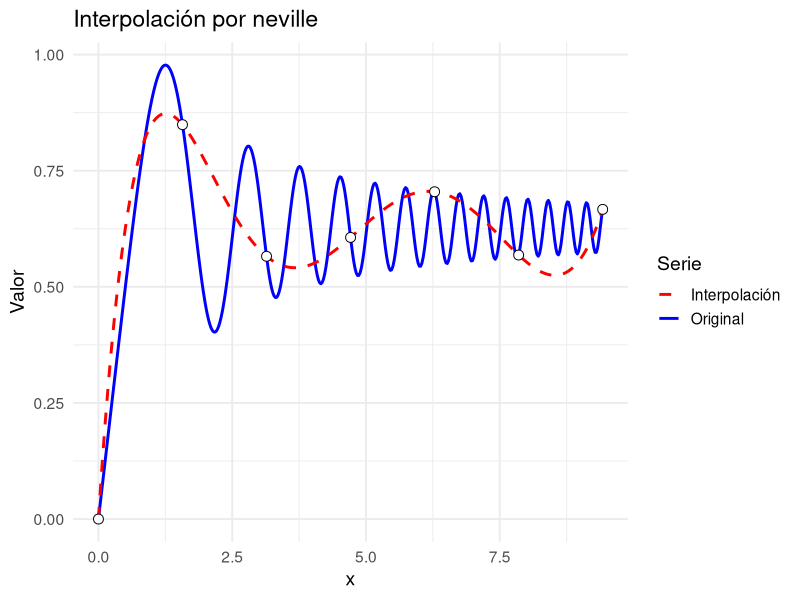
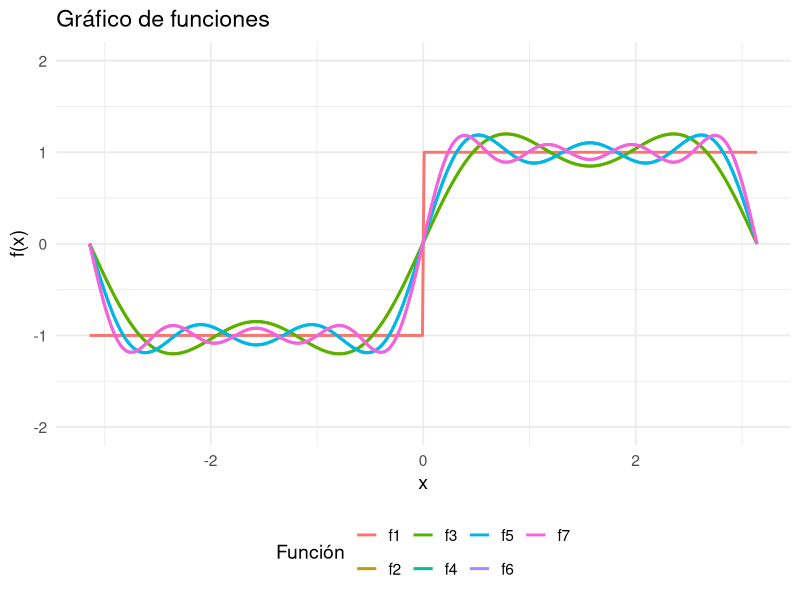

The R script that drew these images, in order:
## ---- chunk 1
#| code-fold: true

Der2Puntos <- function(f, x_0, h) {
  return((f(x_0 + h) - f(x_0)) / h)
}

Der3PuntosA <- function(f, x_0, h) {
  return(((-3 / 2) * f(x_0) + 2 * f(x_0 + h) - (1 / 2) * f(x_0 + 2 * h)) /
           h)
}

Der3PuntosB <- function(f, x_0, h){
  return(((-1/2)*f(x_0 - h) + (1/2)*f(x_0 + h))/h)
}

Der5PuntosA <- function(f, x_0, h){
  return(( (-25/12)*f(x_0) + 4*f(x_0 + h) - 3*f(x_0 + 2*h) +
             (4/3)*f(x_0 + 3*h) - (1/4)*f(x_0 + 4*h) ) / h)
}

Der5PuntosB <- function(f, x_0, h){
  return(( f(x_0 - 2*h) - 8*f(x_0 - h) + 8*f(x_0 + h) - f(x_0 + 2*h) ) / (12*h))
}
## ---- chunk 2
#| code-fold: true

f <- function(x) (x^3)*exp(x^2) - sin(x)
df <- function(x) 3*(x^2)*exp(x^2) + 2*(x^4)*exp(x^2)-cos(x)
x <- 2.19
h1 <- 0.01
h2 <- 0.001

print("f'(2.19) con dos puntos")
Der2Puntos(f, x, h1)
Der2Puntos(f, x, h2)
df(x)

print("f'(2.19) con tres puntos")
Der3PuntosA(f, x, h1)
Der3PuntosA(f, x, h2)
Der3PuntosB(f, x, h1)
Der3PuntosB(f, x, h2)

print("f'(2.19) con 5 puntos")
Der5PuntosA(f, x, h1)
Der5PuntosA(f, x, h2)
Der5PuntosB(f, x, h1)
Der5PuntosB(f, x, h2)

## ---- chunk 3
#| code-fold: true

Richardson <- function(N, x0, h, n){
  Q <- matrix(NA_real_, nrow = n, ncol = n)
  for (i in 1:n) {
    Q[i,1] <- N(x0, h/(2^(i - 1)))
  }
  for (i in 2:n) {
    for (j in 2:i) {
      Q[i,j] <- (4^(j-1)*Q[i,j-1] - Q[i-1,j-1])/(4^(j-1)-1)
    }
  }
  return(Q[n,n])
}
## ---- chunk 4
#| code-fold: true

formula <- function(f, d2f, d3f, x0, h){
  return((f(x0+h)-f(x0))/h - (h/2)*d2f(x0) - (h^2/2)*d3f(x0))
}

f <- function(x) (x^3)*exp(x^2) - sin(x)
df <- function(x) 3*(x^2)*exp(x^2) + 2*(x^4)*exp(x^2)-cos(x)
d2f <- function(x) 6*x*exp(x^2) + 14*x^3*exp(x^2)+4*x^5*exp(x^2)+sin(x)
d3f <- function(x) 6*exp(x^2)+54*x^2*exp(x^2)+48*x^4*exp(x^2)+8*x^6*exp(x^2)+cos(x)

Richardson(function(x, h) formula(f, d2f, d3f, x, h), 2.19, 0.01, 2)
Richardson(function(x, h) formula(f, d2f, d3f, x, h), 2.19, 0.001, 2)

## ---- chunk 5
#| code-fold: true

Trapecio <- function(f, a, b){
  return((b-a)*(f(a) + f(b))/2)
}

Simpson <- function(f, a, b){
  return(((b-a)/6)*(f(a) + 4*f((a+b)/2)+f(b)))
}

SimpsonCompuesto <- function(f, a, b, m){
  h <- (b-a)/(2 * m)
  xi0 <- f(a)+f(b)
  xi1 <- 0 #suma de nodos impares
  xi2 <- 0 #suma de nodos pares
  for(j in 1:(2 * m - 1)){
    x <- a+j*h
    if(j%%2 == 0){
      xi2 <- xi2 + f(x)
    } else{
      xi1 <- xi1 + f(x)
    }
  }
  return((h/3)*(xi0 + 2*xi2 + 4*xi1))
}

Romberg <- function(f, a, b, n){
  Q <- matrix(NA_real_, nrow = n, ncol = n)
  h <- b-a
  Q[1,1] <- (h/2)*(f(a) + f(b))
  for (i in 2:n){
    suma <- 0
    for (k in 1:(2^(i-2))){
      suma <- suma + f(a + (k - 1/2)*h)
    }
    Q[i,1] <- 0.5*(Q[i-1,1] + h*suma)
    h <- h/2
  }
  
  for (i in 2:n) {
    for (j in 2:i) {
      Q[i,j] <- (4^(j-1)*Q[i,j-1] - Q[i-1,j-1])/(4^(j-1)-1)
    }
  }
  return(Q[n,n])
}

IntegralDobleSCT <- function(f, g1, g2, a, b, n, m){
  h <- (b-a)/(2*n)
  xi0 <- 0 # inicial + final
  xi1 <- 0 # impares
  xi2 <- 0 # pares
  for (i in 0:(2*n)) {
    xw <- a + i*h
    yi <- SimpsonCompuesto(function(y) f(xw, y), g1(xw), g2(xw), m)
    if(i == 0 || i == 2*n){
      xi0 <- xi0 + yi
    } else if(i %% 2 == 0){
      xi2 <- xi2 + yi
    } else {
      xi1 <- xi1 + yi
    }
  }
  return((h/3)*(xi0+4*xi1+2*xi2))
}
## ---- chunk 6
#| code-fold: true

integral_real <- integrate(function(x) 8 + 5*sin(x), 0, pi)$value
integral_estimada <- SimpsonCompuesto(function(x) 8 + 5*sin(x), 0, pi, 8)
abs(integral_real- integral_estimada)
## ---- chunk 7
#| code-fold: true

integral_real <- integrate(function(x) 8 + 5*sin(x), 0, pi)$value
integral_estimada <- SimpsonCompuesto(function(x) 8 + 5*sin(x), 0, pi, 7)
abs(integral_real- integral_estimada)
## ---- chunk 8
#| code-fold: true

root_safe <- function(x) pmax(0, 32 - 7*x^2)

volumen_estimado <- IntegralDobleSCT(function(x, y) 4 - x^2 - 2*y^2 - x*y, function(x) { (-x - sqrt(root_safe(x)))/4 }, function(x) { (-x + sqrt(root_safe(x)))/4 }, -4*sqrt(2)/sqrt(7), 4*sqrt(2)/sqrt(7), 100, 100)
volumen_estimado
## ---- chunk 9
#| code-fold: true

## Integrando: (4 - x^2 - 2y^2 - x*y)
f <- function(x, y) 4 - x^2 - 2*y^2 - x*y

## Límites en x como funciones de y
x_lower <- function(y) (-y - sqrt(16 - 7*y^2)) / 2
x_upper <- function(y) (-y + sqrt(16 - 7*y^2)) / 2

## Borde en y
y_min <- -4 / sqrt(7)
y_max <-  4 / sqrt(7)

## Integral interior en x, para un y dado
inner_x <- function(y) {
  ## Si y está fuera del dominio por redondeo numérico, devuelve 0
  if (7*y^2 > 16) return(0)
  integrate(function(x) f(x, y),
            lower = x_lower(y), upper = x_upper(y),
            rel.tol = 1e-10, abs.tol = 0)$value
}

## Integral exterior en y
V_dxdy <- integrate(function(y) Vectorize(inner_x)(y),
                    lower = y_min, upper = y_max,
                    rel.tol = 1e-9, abs.tol = 0)

V_dxdy$value

## ---- chunk 10
#| code-fold: true

TrapecioExtendido <- function(f, a, b, n){
  h <- (b-a)/n
  suma <- 0
  for(i in 1:(n-1)){
    suma <- suma + f(a + i*h)
  }
  
  return((h/2)*(f(a) + f(b) + 2*suma))
}
## ---- chunk 11
#| code-fold: true

f <- function(x){
  if(0 <= x & x <= 2){
    return(x^3 + 1)
  } else if(2 < x & x <= 6){
    return(2*x + 5)
  } else{
    return(NULL)
  }
}
## ---- chunk 12
#| code-fold: true

tr <- TrapecioExtendido(f, 0, 6, 10)
tr
## ---- chunk 13
#| code-fold: true

si <- SimpsonCompuesto(f, 0, 6, 10)
si
## ---- chunk 14
#| code-fold: true

valor_real <- integrate(function(x) x^3 + 1, 0, 2)$value + integrate(function(x) 2*x + 5, 2, 6)$value
valor_real
## ---- chunk 15
#| code-fold: true

abs(tr - valor_real)
## ---- chunk 16
#| code-fold: true

abs(si - valor_real)
## ---- chunk 17
#| code-fold: true
# Regla del Trapecio Extendida para integrales dobles tipo I
trapecio_doble <- function(f, a, b, c, d, nx, ny) {
  hx <- (b - a) / nx
  hy <- (d - c) / ny
  suma <- 0

  for (i in 0:nx) {
    x <- a + i * hx
    for (j in 0:ny) {
      y <- c + j * hy
      peso <- 1

      if (i == 0 || i == nx) peso <- peso / 2
      if (j == 0 || j == ny) peso <- peso / 2

      suma <- suma + peso * f(x, y)
    }
  }

  I <- hx * hy * suma
  return(I)
}
## ---- chunk 18
# Ejemplo de uso:
f <- function(x, y) x^2 + y^2  # función ejemplo
resultado <- trapecio_doble(f, 0, 1, 0, 1, nx = 10, ny = 10)
cat("Aproximación de la integral doble:", resultado, "\n")
## ---- chunk 19
#| code-fold: true
#| warning: false
library(tidyverse)

neville <- function(nodos, valores, x) {
  stopifnot(is.numeric(nodos),
            is.numeric(valores),
            length(nodos) == length(valores))
  n <- length(nodos)
  Q <- matrix(NA_real_, nrow = n, ncol = n)
  
  # Columna inicial con valores de Y
  Q[, 1] <-  valores
  
  # Construccion de la tabla de Neville
  for (i in 2:n) {
    for (j in 2:i) {
      numerador <- ((x - nodos[i - j + 1]) * Q[i, j - 1] - (x - nodos[i]) * Q[i -
                                                                                1, j - 1])
      denominador <- nodos[i] - nodos[i - j + 1]
      Q[i, j] <-  numerador / denominador
    }
  }
  return(list(valor = Q[n, n], tabla = Q))
}

graficar.polinomio <- function(nodos,
                               a,
                               b,
                               metodo,
                               f = NULL,
                               valores = NULL,
                               df = NULL,
                               derivadas.clamped = NULL) {
  stopifnot(is.numeric(nodos), length(nodos) >= 2)
  # Validación: exactamente uno de f o valores
  if (is.null(f) == is.null(valores)) {
    stop("Debe proveer exactamente uno: 'f' (función) o 'valores' (numérico).")
  }
  # Obtener valores en nodos según el caso
  if (!is.null(f)) {
    stopifnot(is.function(f))
    valores_nodos <- f(nodos)
  } else {
    stopifnot(is.numeric(valores), length(valores) == length(nodos))
    valores_nodos <- valores
  }
  
  # Derivadas (opcional). Acepta función o vector numérico.
  derivadas_nodos <- NULL
  if (!is.null(df)) {
    if (is.function(df)) {
      derivadas_nodos <- df(nodos)
    } else if (is.numeric(df)) {
      stopifnot(length(df) == length(nodos))
      derivadas_nodos <- df
    } else {
      stop("`df` debe ser función o vector numérico de derivadas en los nodos.")
    }
  }
  
  # Wrapper vectorizado para el método (con o sin derivadas)
  if (!is.null(derivadas_nodos)) {
    H <- function(x)
      vapply(x, function(xx)
        metodo(nodos, valores_nodos, derivadas_nodos, xx)$valor, numeric(1))
  } else {
    if(is.null(derivadas.clamped)){
      H <- function(x)
        vapply(x, function(xx)
          metodo(nodos, valores_nodos, xx)$valor, numeric(1))
    } else{
      H <- function(x)
        vapply(x, function(xx)
          spline.sujeto(nodos, valores_nodos, derivadas.clamped, xx)$valor, numeric(1))
    }
  }
  
  # Malla y data frames
  xi <- seq(a, b, length.out = 400)
  df_plot <- data.frame(x  = xi,
                        Hx = H(xi),
                        fx = if (!is.null(f))
                          f(xi)
                        else
                          NA_real_)
  df_nodos <- data.frame(x = nodos, y = valores_nodos)
  
  # Gráfico: con f (dos curvas) o solo interpolación
  p <- ggplot(df_plot, aes(x = x))
  if (!is.null(f)) {
    p <- p +
      geom_line(aes(y = fx, color = "Original"), linewidth = 1) +
      geom_line(aes(y = Hx, color = "Interpolación"),
                linewidth = 1,
                linetype = "dashed") +
      scale_color_manual(values = c(
        "Original" = "blue",
        "Interpolación" = "red"
      ))
  } else {
    p <- p +
      geom_line(aes(y = Hx, color = "Interpolación"), linewidth = 1) +
      scale_color_manual(values = c("Interpolación" = "red"))
  }
  p +
    geom_point(
      data = df_nodos,
      aes(x = x, y = y),
      shape = 21,
      size = 3,
      fill = "white"
    ) +
    labs(title = paste0("Interpolación por ", deparse(substitute(metodo))), y = "Valor", color = "Serie") +
    theme_minimal(base_size = 14)
}
## ---- chunk 20
#| code-fold: true
nodos <- c(0, pi/2, pi, 3*pi/2, 2*pi, 5*pi/2, 3*pi)
imagenes <- numeric(6)
for (i in 1:7) {
  imagenes[i] <- integrate(function(x) cos(x^2), 0, nodos[i])$value
}

f_scalar <- function(x) integrate(function(y) cos(y^2), lower = 0, upper = x)$value
f <- Vectorize(f_scalar)

graficar.polinomio(nodos, 0, 3*pi, neville, f = f)

## ---- chunk 21
#| code-fold: true

coef.fourier <- function(f, k, tipo = "coseno") {

  integrando <- switch(
    tipo,
    "constante" = function(x) f(x),
    "coseno"    = function(x) f(x) * cos(k * x),
    "seno"      = function(x) f(x) * sin(k * x),
    stop("El parámetro 'tipo' debe ser 'constante', 'coseno' o 'seno'.")
  )
  
  # Cálculo del coeficiente según el tipo
  if (tipo == "constante") {
    return((1 / (2 * pi)) * SimpsonCompuesto(integrando, -pi, pi, 200))
  } else {
    return((1 / pi) * SimpsonCompuesto(integrando, -pi, pi, 200))
  }
}
## ---- chunk 22
#| code-fold: true

serie.fourier <- function(f, n, x) {
  a0 <- coef.fourier(f, 0, tipo = "constante")
  suma <- a0
  for (k in 1:n) {
    a_k <- coef.fourier(f, k, tipo = "coseno")
    b_k <- coef.fourier(f, k, tipo = "seno")
    suma <- suma + a_k * cos(k * x) + b_k * sin(k * x)
  }
  return(suma)
}
## ---- chunk 23
#| include: false
graficar <- function(funciones, a, b, c = NULL, d = NULL, n = 400,
                     nombres = NULL, titulo = "Gráfico de funciones") {
  # Verificaciones básicas
  stopifnot(is.numeric(a), is.numeric(b), a < b)
  
  # Si se pasa solo una función, la convertimos en lista
  if (is.function(funciones)) {
    funciones <- list(funciones)
  }
  
  # Si no se dan nombres, los generamos automáticamente
  if (is.null(nombres)) {
    nombres <- paste0("f", seq_along(funciones))
  } else if (length(nombres) != length(funciones)) {
    stop("El número de nombres debe coincidir con el número de funciones.")
  }
  
  # Crear secuencia de puntos
  x <- seq(a, b, length.out = n)
  
  # Evaluar cada función y combinar en un solo data frame
  lista_datos <- lapply(seq_along(funciones), function(i) {
    y <- tryCatch(funciones[[i]](x),
                  error = function(e) rep(NA, length(x)))
    data.frame(x = x, y = y, funcion = nombres[i])
  })
  
  datos <- do.call(rbind, lista_datos)
  
  # Crear el gráfico base
  p <- ggplot(datos, aes(x = x, y = y, color = funcion)) +
    geom_line(linewidth = 1) +
    labs(
      title = titulo,
      x = "x",
      y = "f(x)",
      color = "Función"
    ) +
    theme_minimal(base_size = 14) +
    theme(legend.position = "bottom")
  
  # Aplicar límites del eje Y si se proporcionan
  if (!is.null(c) && !is.null(d)) {
    stopifnot(is.numeric(c), is.numeric(d), c < d)
    p <- p + coord_cartesian(ylim = c(c, d))
  }
  
  return(p)
}
## ---- chunk 24
#| code-fold: true

funcion.prueba <- function(x) {
  if (-pi <= x && x < 0) {
    return(-1)
  } else if (0 <= x && x <= pi) {
    return(1)
  } else {
    return(NA)
  }
}

funcion.prueba <- Vectorize(funcion.prueba)

graficar(list(function(x) funcion.prueba(x), function(x) serie.fourier(funcion.prueba, 3, x), function(x) serie.fourier(funcion.prueba, 4, x), function(x) serie.fourier(funcion.prueba, 5, x), function(x) serie.fourier(funcion.prueba, 6, x), function(x) serie.fourier(funcion.prueba, 7, x), function(x) serie.fourier(funcion.prueba, 8, x)), -pi, pi, -2, 2)
